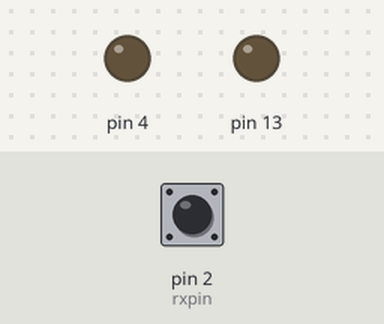
Simulated run of this sketch. Board: Arduino Uno, built with avr-gcc and run on an emulated ATmega328P. Shown: output pins drawn as LEDs (lit = HIGH). Inputs (shaded band) come from the test bench; at power-on: pin 2 (rxpin) HIGH. Pins used as bus, display or sensor lines are not drawn.

Above: at 1.2 s.
1.3 s: pin 2 (rxpin) driven LOW
At 1.8 s:
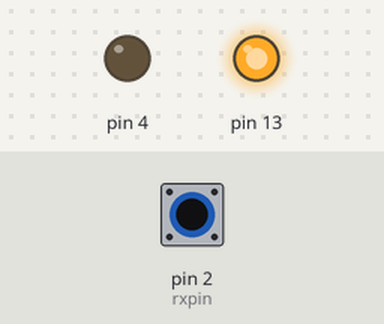
2.8 s: pin 2 (rxpin) pulsed HIGH 2 times (0.12 s each, 0.3 s apart)
At 3.07 s:
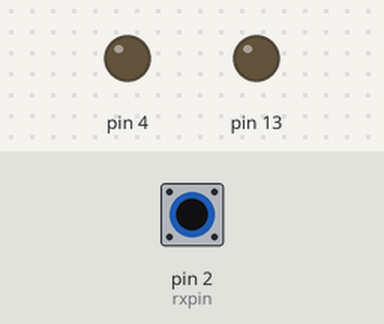
Timing chart, 0 to 5.8 s (numbered marks = the images above; inputs shaded):
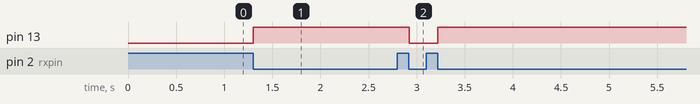

The sketch:

SoftSerial.ino
```cpp
#define SIDLE 0
#define STRANSMIT 1
#define SRECEIVE 2

#define txpin 3
#define rxpin 2

#define BUFLEN 100

int ssstate;

char rxBuf[BUFLEN];
char txBuf[BUFLEN];
int rxBufIndex;
int txBufIndex;
int ssbaudRate;
int ssbits;
int ssparity; //0=n 1=o 2=e
int ssstopBits;
int sstimerPrescaler;
int ssError;//1=parity error;
volatile uint8_t bitReg[16];
volatile uint8_t bitRegIndex=0;
volatile bool sssending=false;


void startTimer(){
  cli();
  TCNT1=0;
  if(sstimerPrescaler==8){
    TCCR1B |= (1<<CS11); //prescaled at 2MHz
  } else {
    TCCR1B |= (1<<CS11); //prescaled at 250Khz
    TCCR1B |= (1<<CS10);
  }
  sei();
}
void haltTimer(){
  cli();
  TCNT1=0;
  TCCR1B &= ~((1 << CS12) | (1 << CS11) | (1 << CS10));
  sei();
}

void RX(){ //receive ISR
  ssstate=SRECEIVE;
  detachInterrupt(digitalPinToInterrupt(rxpin));
  bitRegIndex=0;
  //bitReg[0]='\0';
  startTimer();
}

void initTimer(int freq){
    int OCRfactor=((16000000/8)*(1/freq))-1;
    if(OCRfactor>255){
      sstimerPrescaler=64;
      OCRfactor=((16000000/64)*(1/freq))-1;
    }else{
      sstimerPrescaler=8;
    }

    cli();
    TCCR1A=0;
    //TCCR1B=0;
    TCNT1=0;
    TCCR1B |= (1<<WGM12);    //Set the CTC mode
    //OCR1A=OCRfactor;
    OCR1A=207;
    TIMSK1 |= (1<<OCIE1A);   //Set the interrupt request
    TCCR1B &= ~((1 << CS12) | (1 << CS11) | (1 << CS10));
    sei();                 //Enable interrupt
}

int ssAvailable(){
  return rxBufIndex;
}
int ssBegin(int baudRate, int bits=8, int parity=0, int stopBits=1){
  ssbaudRate=baudRate;
  ssbits=bits;
  ssparity=parity;
  ssstopBits=stopBits;
  rxBuf[0]='\0';
  txBuf[0]='\0';
  rxBufIndex=0;
  txBufIndex=0;
  attachInterrupt(digitalPinToInterrupt(rxpin), RX, FALLING);
  ssstate=SIDLE;
  initTimer(baudRate);
  pinMode(rxpin,INPUT);
  pinMode(txpin,OUTPUT);
  PORTD |= 1<<txpin;
  pinMode(13,OUTPUT);
  return 0;
}

int ssTransmit(char* data){
  ssstate = STRANSMIT;
  detachInterrupt(digitalPinToInterrupt(rxpin));

  int i=0;
  uint8_t thisBit=0;
  uint8_t parityBitCount=0;
  while(data[i]!='\0'){ //while there's more data
    //preformat bit pattern
    bitReg[bitRegIndex++]=1;
    parityBitCount=0;

    for(int j=0;j<ssbits+1;j++){ //build dataBits;
      thisBit=(data[i]&(1<<j))>0?0:1; //if this data masked with desired bit has any data, return 1, else 0
      bitReg[bitRegIndex++]=thisBit;
      if(thisBit)parityBitCount++;
    }
    if(ssparity>0){
      if(ssparity==1){
        if(parityBitCount%2==1){
          bitReg[bitRegIndex++]=1;
        } else {
          bitReg[bitRegIndex++]=0;
        }
      } else {
        if(parityBitCount%2==0){
          bitReg[bitRegIndex++]=1;
        } else {
          bitReg[bitRegIndex++]=0;
        }
      }
    }

    if(ssstopBits==1){
      bitReg[bitRegIndex++]=0;
    } else{
      bitReg[bitRegIndex++]=0;
      bitReg[bitRegIndex++]=0;
    }

    sssending=true;
    bitRegIndex=0;
    startTimer();
    while(sssending){}//hold while sending.
    haltTimer();
    //memset((void*)bitReg, 0, 15);               //COMMENTING THIS LINE REVEALED THAT THE INTERRUPT DOES NOT MODIFY THE BITREG. INT DOESNT RUN?
    //delayMicroseconds(650); //gross but works
    bitRegIndex=0;
    i++;
  }

  attachInterrupt(digitalPinToInterrupt(rxpin), RX, FALLING);
  ssstate = SIDLE;
  return 0;
}

char ssReceive(){
  char c = rxBuf[--rxBufIndex];
  rxBuf[rxBufIndex]='\0';
  return c;
}


void finalizeRX(){
  haltTimer();
  uint8_t bitsInFrame = bitRegIndex;
  bitRegIndex=0;

  digitalWrite(13,!digitalRead(13));

  uint8_t dataBuf[8];
  bool parity;
  uint8_t parityBitCount;
  for(uint8_t i=0; i<bitsInFrame-1; i++){
      if(i<ssbits){ //filter data frame
        dataBuf[i]=bitReg[i]>0?1:0;
        if(bitReg[i]>0)parityBitCount++;
      }
      if(parity>0){
        if(i==ssbits){//filter parity bit
          parity=bitReg[i];
        }
      }
  }

  if(parity>0){ //check parity
    if(parity==1){
      if(parityBitCount%2==0){
        ssError=1;
        return;
      }
    } else {
      if(parityBitCount%2==1){
        ssError=1;
        return;
      }
    } //if okay, continue
  }

  char c=0;
  for(int i=0; i<ssbits; i++){ //resolve character (rudimentary but works)
    if((dataBuf[i]<<i)>0){c |= 0<<i;}else{c |= 1<<i;}
  }

    rxBuf[rxBufIndex++]=c;
    rxBuf[rxBufIndex]='\0';
    bitReg[0]='\0';
    bitRegIndex=0;

  attachInterrupt(digitalPinToInterrupt(rxpin), RX, FALLING);
}

void finalizeTX(){
  sssending=false;
  haltTimer();
}

ISR(TIMER1_COMPA_vect){    //This is the interrupt request
  if(ssstate==SRECEIVE){
    //uint8_t rx =  //return 1 if PIND bit at rxpin is set. THIS ALREADY INVERTS THE SIGNAL.
    bitReg[bitRegIndex]=(PIND & (1<<rxpin))>0?0:1; //<- hier gaat t mis
    bitRegIndex = bitRegIndex+1;
    if(bitRegIndex>=(1+ssbits+(ssparity>0?1:0)+ssstopBits)){ //check if bitregindex is as long as requested (aka transmission frame is over)
      finalizeRX();
    }
    PORTD ^= (1<<(txpin+1));
    PORTD ^= (1<<(txpin+1));
    PORTD ^= (1<<(txpin+1));
  } else { //if STRANSMIT
    uint8_t mod= PORTD;
    mod &= ~(1<<txpin);
    mod |= (bitReg[bitRegIndex++]==1?0:1<<txpin);
    PORTD=mod;

    if(bitRegIndex==1+ssbits+(ssparity>0?1:0)+ssstopBits){
      PORTD |= 1<<txpin; //return to neutral high-level;
      finalizeTX();
    }
  }
}

///--------------------- end of SoftSerial section ---------------------

char buf[80];
char outBuf[80];
int bufIndex;
void setup() {
  pinMode(txpin+1,OUTPUT); //debug clock pin
  ssBegin(9600,8,0);
  delay(1);
  ssTransmit("UUU");
  ssTransmit("DIT_is_een_TEST");
}

void loop() {
  if(ssAvailable()>0){
    char ch=ssReceive();
    buf[bufIndex++]=ch;
    sprintf(outBuf, "%c", ch);
    ssTransmit(outBuf);

  }
  if(buf[bufIndex==0?bufIndex:bufIndex-1]=='\n' || buf[bufIndex==0?bufIndex:bufIndex-1]=='\r' ){
    ssTransmit("\nTransmission Received!");
    bufIndex=0;
    buf[0]='\0';
  }

}
```

Measured:
- after the input at 1.3 s, pin 13: LOW → HIGH at once
- after the input at 2.8 s, pin 13: HIGH → LOW after 0.12 s, → HIGH 0.30 s later
